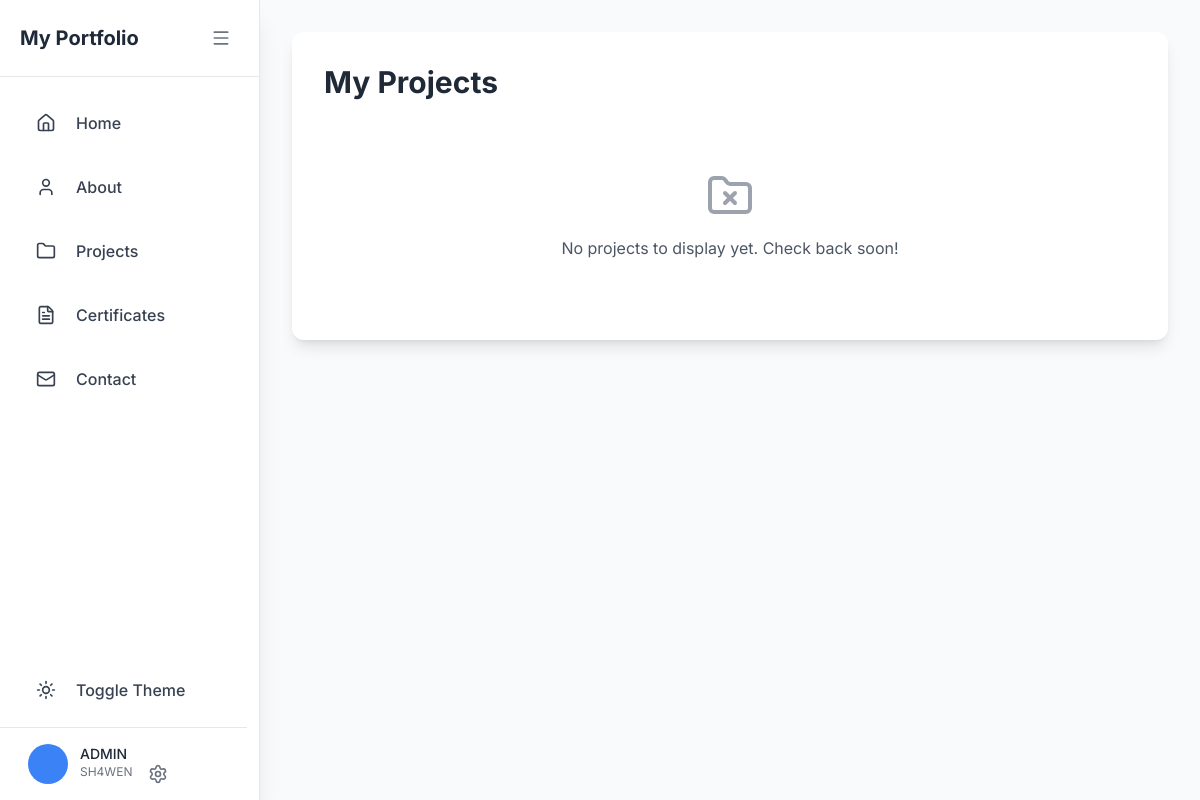
Page /projects/ on the earlier database version.
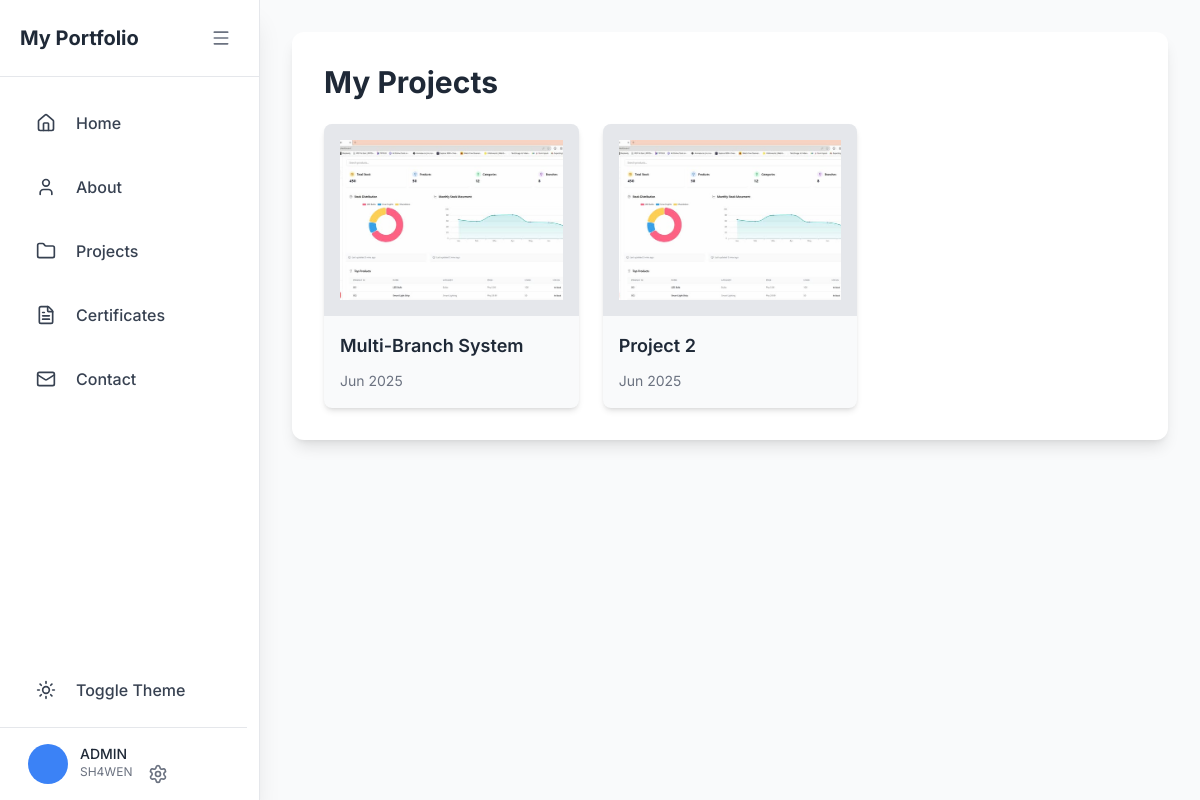
Same page on the later database version.
### main/models.py (models this page shows, shortened)
class Project(models.Model):
    title = models.CharField(max_length=200)
    description = models.TextField()
    image = models.ImageField(upload_to='projects/')
    url = models.URLField(blank=True)
    created_at = models.DateTimeField(auto_now_add=True)

### main/views.py (the view)
# urls.py: path('projects/', views.projects, name='projects'),
def projects(request):
    projects = Project.objects.all()
    return render(request, 'main/projects.html', {'projects': projects})

### main/templates/main/projects.html (shortened to what this page needs)
{% extends "main/base.html" %} {% block content %}
<div class="max-w-7xl mx-auto">
  <div
    class="bg-white dark:bg-gray-800 rounded-xl shadow-lg overflow-hidden p-8 mb-8"
  >
    <h1 class="text-3xl font-bold text-gray-800 dark:text-white mb-6">
      My Projects
    </h1>
    <div class="grid grid-cols-1 md:grid-cols-3 gap-6">
      {% for project in projects %}
      <div
        class="relative bg-gray-50 dark:bg-gray-700 rounded-lg overflow-hidden shadow-md transition-all duration-300 ease-in-out h-full cursor-pointer hover:shadow-lg hover:-translate-y-1"
        onclick="openModal('modal-{{ project.id }}')"
      >
        <div
          class="h-48 bg-gray-200 dark:bg-gray-600 flex items-center justify-center overflow-hidden"
        >
          {% if project.image %}
          <img
            src="{{ project.image.url }}"
            alt="{{ project.title }}"
            class="h-full w-full p-4 object-cover transition-transform duration-500 ease-in-out hover:scale-110"
          />
          {% else %}
          <i data-lucide="image" class="w-16 h-16 text-gray-400"></i>
          {% endif %}
        </div>
        <div class="p-4">
          <h3 class="font-semibold text-lg text-gray-800 dark:text-white mb-2">
            {{ project.title }}
          </h3>
          <span class="text-sm text-gray-500 dark:text-gray-400">
            {{ project.created_at|date:"M Y" }}
          </span>
        </div>
      </div>
      {% empty %}
      <div class="col-span-full text-center py-12">
        <i
          data-lucide="folder-x"
          class="w-12 h-12 mx-auto text-gray-400 mb-4"
        ></i>
        <p class="text-gray-600 dark:text-gray-300">
          No projects to display yet. Check back soon!
        </p>
      </div>
      {% endfor %}
    </div>
  </div>
</div>
{% endblock %}

Differences in the rows shown:
added Project: image (picture), title "Multi-Branch System", created_at "Jun 2025"
added Project: image (picture), title "Project 2", created_at "Jun 2025"
Other differences:
text no longer shown: "No projects to display yet. Check back soon!"
